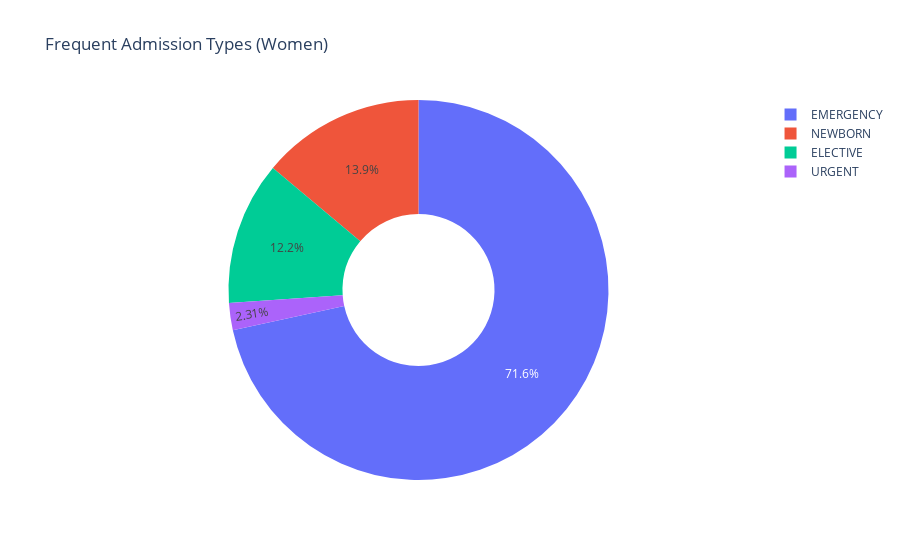

The cell this chart's notebook holds for it:
### Markdown cell above
## Admission Types for Women

### Code cell
# Admission trends in female patients
patient_admission_df = patients_df.merge(admissions_df, on='SUBJECT_ID')

# Isolate female patients
female_patients_df = patient_admission_df[patient_admission_df['GENDER'] == 'F']
# Find admission counts for women
admissions_by_type = female_patients_df['ADMISSION_TYPE'].value_counts().reset_index()
admissions_by_type.columns = ['ADMISSION_TYPE', 'ADMISSIONS_BY_TYPE']

fig = px.pie(
    admissions_by_type, values='ADMISSIONS_BY_TYPE', 
    names='ADMISSION_TYPE', 
    title='Frequent Admission Types (Women)',
    hole=0.4
)

fig.show()

### Figure 1 — Plotly figure (JSON) as saved in the notebook; plotly's stock layout.template omitted (floating-point values rounded to 4 significant figures)
{"data": [{"domain": {"x": [0, 1], "y": [0, 1]}, "hole": 0.4, "hovertemplate": "ADMISSION_TYPE=%{label}<br>ADMISSIONS_BY_TYPE=%{value}<extra></extra>", "labels": ["EMERGENCY", "NEWBORN", "ELECTIVE", "URGENT"], "legendgroup": "", "name": "", "showlegend": true, "type": "pie", "values": [18634, 3618, 3174, 600]}], "layout": {"legend": {"tracegroupgap": 0}, "title": {"text": "Frequent Admission Types (Women)"}}}
